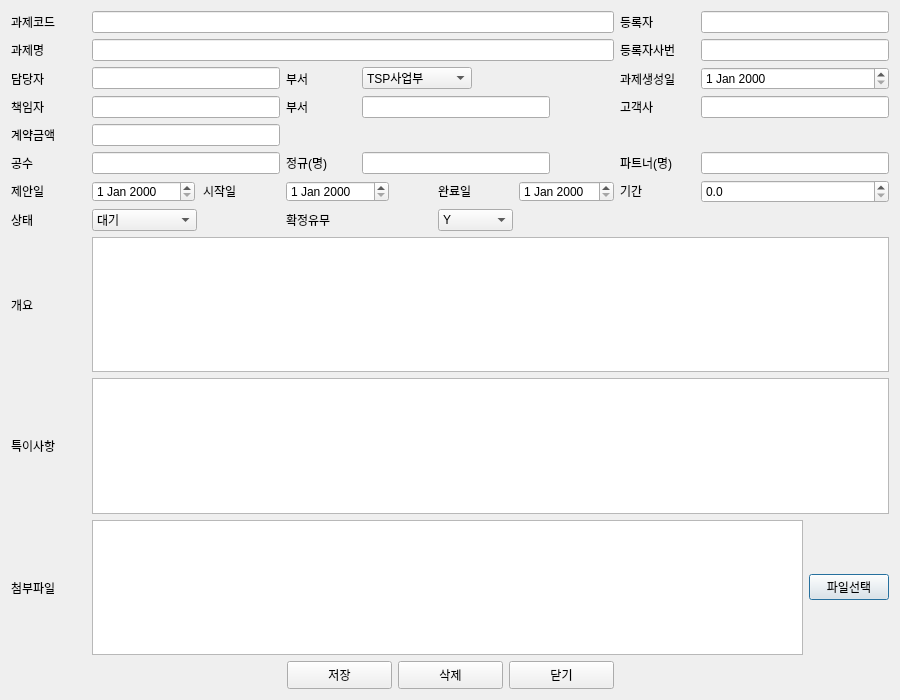
<?xml version="1.0" encoding="UTF-8"?>
<ui version="4.0">
 <class>Dialog</class>
 <widget class="QDialog" name="Dialog">
  <property name="geometry">
   <rect>
    <x>0</x>
    <y>0</y>
    <width>900</width>
    <height>700</height>
   </rect>
  </property>
  <property name="windowTitle">
   <string>Dialog</string>
  </property>
  <layout class="QGridLayout" name="gridLayout_2">
   <item row="0" column="0">
    <layout class="QVBoxLayout" name="verticalLayout">
     <item>
      <layout class="QGridLayout" name="gridLayout_12">
       <item row="5" column="3">
        <widget class="QLabel" name="label_14">
         <property name="text">
          <string>정규(명)</string>
         </property>
        </widget>
       </item>
       <item row="2" column="3">
        <widget class="QLabel" name="label_19">
         <property name="text">
          <string>부서</string>
         </property>
        </widget>
       </item>
       <item row="0" column="8">
        <widget class="QLineEdit" name="pm_save_name">
         <property name="minimumSize">
          <size>
           <width>188</width>
           <height>0</height>
          </size>
         </property>
         <property name="maximumSize">
          <size>
           <width>188</width>
           <height>16777215</height>
          </size>
         </property>
        </widget>
       </item>
       <item row="6" column="5">
        <widget class="QLabel" name="label_18">
         <property name="minimumSize">
          <size>
           <width>75</width>
           <height>20</height>
          </size>
         </property>
         <property name="maximumSize">
          <size>
           <width>75</width>
           <height>20</height>
          </size>
         </property>
         <property name="text">
          <string>완료일</string>
         </property>
        </widget>
       </item>
       <item row="10" column="0">
        <widget class="QLabel" name="label_11">
         <property name="text">
          <string>첨부파일</string>
         </property>
        </widget>
       </item>
       <item row="2" column="8">
        <widget class="QDateEdit" name="pm_create_date"/>
       </item>
       <item row="7" column="1">
        <widget class="QComboBox" name="pm_status">
         <item>
          <property name="text">
           <string>대기</string>
          </property>
         </item>
         <item>
          <property name="text">
           <string>제안</string>
          </property>
         </item>
         <item>
          <property name="text">
           <string>실행</string>
          </property>
         </item>
         <item>
          <property name="text">
           <string>완료</string>
          </property>
         </item>
         <item>
          <property name="text">
           <string>취소</string>
          </property>
         </item>
        </widget>
       </item>
       <item row="3" column="8">
        <widget class="QLineEdit" name="pm_business">
         <property name="minimumSize">
          <size>
           <width>188</width>
           <height>0</height>
          </size>
         </property>
         <property name="maximumSize">
          <size>
           <width>188</width>
           <height>16777215</height>
          </size>
         </property>
        </widget>
       </item>
       <item row="0" column="1" colspan="6">
        <widget class="QLineEdit" name="pm_code"/>
       </item>
       <item row="3" column="1" colspan="2">
        <widget class="QLineEdit" name="pm_manager">
         <property name="minimumSize">
          <size>
           <width>188</width>
           <height>0</height>
          </size>
         </property>
         <property name="maximumSize">
          <size>
           <width>188</width>
           <height>16777215</height>
          </size>
         </property>
        </widget>
       </item>
       <item row="1" column="1" colspan="6">
        <widget class="QLineEdit" name="pm_name"/>
       </item>
       <item row="8" column="1" colspan="8">
        <widget class="QTextEdit" name="pm_outline"/>
       </item>
       <item row="5" column="4" colspan="3">
        <widget class="QLineEdit" name="pm_full">
         <property name="minimumSize">
          <size>
           <width>188</width>
           <height>0</height>
          </size>
         </property>
         <property name="maximumSize">
          <size>
           <width>188</width>
           <height>16777215</height>
          </size>
         </property>
        </widget>
       </item>
       <item row="3" column="4" colspan="3">
        <widget class="QLineEdit" name="pm_bu">
         <property name="minimumSize">
          <size>
           <width>188</width>
           <height>0</height>
          </size>
         </property>
         <property name="maximumSize">
          <size>
           <width>188</width>
           <height>16777215</height>
          </size>
         </property>
        </widget>
       </item>
       <item row="5" column="8">
        <widget class="QLineEdit" name="pm_part">
         <property name="minimumSize">
          <size>
           <width>188</width>
           <height>0</height>
          </size>
         </property>
         <property name="maximumSize">
          <size>
           <width>188</width>
           <height>16777215</height>
          </size>
         </property>
        </widget>
       </item>
       <item row="10" column="1" colspan="8">
        <layout class="QGridLayout" name="gridLayout">
         <item row="0" column="1">
          <widget class="QPushButton" name="attchFileBtn">
           <property name="text">
            <string>파일선택</string>
           </property>
          </widget>
         </item>
         <item row="0" column="0">
          <widget class="QTableWidget" name="pm_file">
           <property name="editTriggers">
            <set>QAbstractItemView::NoEditTriggers</set>
           </property>
           <property name="tabKeyNavigation">
            <bool>true</bool>
           </property>
           <property name="showDropIndicator" stdset="0">
            <bool>false</bool>
           </property>
           <property name="dragDropOverwriteMode">
            <bool>false</bool>
           </property>
           <property name="cornerButtonEnabled">
            <bool>false</bool>
           </property>
           <attribute name="horizontalHeaderVisible">
            <bool>false</bool>
           </attribute>
           <attribute name="verticalHeaderVisible">
            <bool>false</bool>
           </attribute>
           <column>
            <property name="text">
             <string>파일명</string>
            </property>
           </column>
           <column>
            <property name="text">
             <string/>
            </property>
           </column>
          </widget>
         </item>
        </layout>
       </item>
       <item row="2" column="1" colspan="2">
        <widget class="QLineEdit" name="pm_nori_manager">
         <property name="minimumSize">
          <size>
           <width>188</width>
           <height>0</height>
          </size>
         </property>
         <property name="maximumSize">
          <size>
           <width>188</width>
           <height>16777215</height>
          </size>
         </property>
        </widget>
       </item>
       <item row="7" column="0">
        <widget class="QLabel" name="label_8">
         <property name="text">
          <string>상태</string>
         </property>
        </widget>
       </item>
       <item row="6" column="8">
        <widget class="QDoubleSpinBox" name="pm_work_date">
         <property name="minimumSize">
          <size>
           <width>188</width>
           <height>0</height>
          </size>
         </property>
         <property name="maximumSize">
          <size>
           <width>188</width>
           <height>16777215</height>
          </size>
         </property>
         <property name="decimals">
          <number>1</number>
         </property>
         <property name="singleStep">
          <double>0.100000000000000</double>
         </property>
        </widget>
       </item>
       <item row="2" column="0">
        <widget class="QLabel" name="label_3">
         <property name="text">
          <string>담당자</string>
         </property>
        </widget>
       </item>
       <item row="3" column="3">
        <widget class="QLabel" name="label_4">
         <property name="text">
          <string>부서</string>
         </property>
        </widget>
       </item>
       <item row="5" column="0">
        <widget class="QLabel" name="label_13">
         <property name="text">
          <string>공수</string>
         </property>
        </widget>
       </item>
       <item row="4" column="1" colspan="2">
        <widget class="QLineEdit" name="pm_price">
         <property name="minimumSize">
          <size>
           <width>188</width>
           <height>0</height>
          </size>
         </property>
         <property name="maximumSize">
          <size>
           <width>188</width>
           <height>16777215</height>
          </size>
         </property>
         <property name="inputMask">
          <string/>
         </property>
        </widget>
       </item>
       <item row="4" column="0">
        <widget class="QLabel" name="label_6">
         <property name="text">
          <string>계약금액</string>
         </property>
        </widget>
       </item>
       <item row="7" column="3">
        <widget class="QLabel" name="label_12">
         <property name="text">
          <string>확정유무</string>
         </property>
        </widget>
       </item>
       <item row="2" column="4" colspan="2">
        <widget class="QComboBox" name="pm_nori_bu">
         <property name="minimumSize">
          <size>
           <width>110</width>
           <height>0</height>
          </size>
         </property>
         <property name="maximumSize">
          <size>
           <width>110</width>
           <height>16777215</height>
          </size>
         </property>
         <item>
          <property name="text">
           <string>TSP사업부</string>
          </property>
         </item>
         <item>
          <property name="text">
           <string>TC사업부</string>
          </property>
         </item>
         <item>
          <property name="text">
           <string>FAB사업부</string>
          </property>
         </item>
         <item>
          <property name="text">
           <string>MIS사업부</string>
          </property>
         </item>
        </widget>
       </item>
       <item row="2" column="7">
        <widget class="QLabel" name="label_20">
         <property name="text">
          <string>과제생성일</string>
         </property>
        </widget>
       </item>
       <item row="7" column="5">
        <widget class="QComboBox" name="pm_confirmed">
         <property name="layoutDirection">
          <enum>Qt::LeftToRight</enum>
         </property>
         <item>
          <property name="text">
           <string>Y</string>
          </property>
         </item>
         <item>
          <property name="text">
           <string>N</string>
          </property>
         </item>
        </widget>
       </item>
       <item row="6" column="3" colspan="2">
        <widget class="QDateEdit" name="pm_start_date">
         <property name="minimumSize">
          <size>
           <width>103</width>
           <height>21</height>
          </size>
         </property>
         <property name="maximumSize">
          <size>
           <width>103</width>
           <height>21</height>
          </size>
         </property>
        </widget>
       </item>
       <item row="3" column="0">
        <widget class="QLabel" name="label_21">
         <property name="text">
          <string>책임자</string>
         </property>
        </widget>
       </item>
       <item row="9" column="1" colspan="8">
        <widget class="QTextEdit" name="pm_bego"/>
       </item>
       <item row="0" column="7">
        <widget class="QLabel" name="label_22">
         <property name="text">
          <string>등록자</string>
         </property>
        </widget>
       </item>
       <item row="5" column="7">
        <widget class="QLabel" name="label_15">
         <property name="text">
          <string>파트너(명)</string>
         </property>
        </widget>
       </item>
       <item row="8" column="0">
        <widget class="QLabel" name="label_9">
         <property name="text">
          <string>개요</string>
         </property>
        </widget>
       </item>
       <item row="0" column="0">
        <widget class="QLabel" name="label">
         <property name="text">
          <string>과제코드</string>
         </property>
        </widget>
       </item>
       <item row="5" column="1" colspan="2">
        <widget class="QLineEdit" name="pm_workload">
         <property name="minimumSize">
          <size>
           <width>188</width>
           <height>0</height>
          </size>
         </property>
         <property name="maximumSize">
          <size>
           <width>188</width>
           <height>16777215</height>
          </size>
         </property>
        </widget>
       </item>
       <item row="3" column="7">
        <widget class="QLabel" name="label_5">
         <property name="text">
          <string>고객사</string>
         </property>
        </widget>
       </item>
       <item row="6" column="2">
        <widget class="QLabel" name="label_17">
         <property name="minimumSize">
          <size>
           <width>75</width>
           <height>20</height>
          </size>
         </property>
         <property name="maximumSize">
          <size>
           <width>75</width>
           <height>20</height>
          </size>
         </property>
         <property name="text">
          <string>시작일</string>
         </property>
        </widget>
       </item>
       <item row="6" column="1">
        <widget class="QDateEdit" name="pm_suggest_date">
         <property name="minimumSize">
          <size>
           <width>103</width>
           <height>21</height>
          </size>
         </property>
         <property name="maximumSize">
          <size>
           <width>103</width>
           <height>21</height>
          </size>
         </property>
        </widget>
       </item>
       <item row="9" column="0">
        <widget class="QLabel" name="label_10">
         <property name="text">
          <string>특이사항</string>
         </property>
        </widget>
       </item>
       <item row="1" column="7">
        <widget class="QLabel" name="label_23">
         <property name="text">
          <string>등록자사번</string>
         </property>
        </widget>
       </item>
       <item row="6" column="0">
        <widget class="QLabel" name="label_16">
         <property name="minimumSize">
          <size>
           <width>75</width>
           <height>20</height>
          </size>
         </property>
         <property name="maximumSize">
          <size>
           <width>75</width>
           <height>20</height>
          </size>
         </property>
         <property name="text">
          <string>제안일</string>
         </property>
        </widget>
       </item>
       <item row="6" column="6">
        <widget class="QDateEdit" name="pm_end_date">
         <property name="maximumSize">
          <size>
           <width>103</width>
           <height>21</height>
          </size>
         </property>
         <property name="sizeIncrement">
          <size>
           <width>103</width>
           <height>21</height>
          </size>
         </property>
        </widget>
       </item>
       <item row="6" column="7">
        <widget class="QLabel" name="label_7">
         <property name="minimumSize">
          <size>
           <width>75</width>
           <height>20</height>
          </size>
         </property>
         <property name="maximumSize">
          <size>
           <width>75</width>
           <height>20</height>
          </size>
         </property>
         <property name="text">
          <string>기간</string>
         </property>
        </widget>
       </item>
       <item row="1" column="0">
        <widget class="QLabel" name="label_2">
         <property name="text">
          <string>과제명</string>
         </property>
        </widget>
       </item>
       <item row="1" column="8">
        <widget class="QLineEdit" name="pm_save_sa">
         <property name="minimumSize">
          <size>
           <width>188</width>
           <height>0</height>
          </size>
         </property>
         <property name="maximumSize">
          <size>
           <width>188</width>
           <height>16777215</height>
          </size>
         </property>
        </widget>
       </item>
      </layout>
     </item>
     <item>
      <layout class="QGridLayout" name="gridLayout_11">
       <item row="0" column="3">
        <widget class="QPushButton" name="cnlBtn">
         <property name="minimumSize">
          <size>
           <width>105</width>
           <height>28</height>
          </size>
         </property>
         <property name="maximumSize">
          <size>
           <width>105</width>
           <height>28</height>
          </size>
         </property>
         <property name="text">
          <string>닫기</string>
         </property>
        </widget>
       </item>
       <item row="0" column="0">
        <spacer name="horizontalSpacer">
         <property name="orientation">
          <enum>Qt::Horizontal</enum>
         </property>
         <property name="sizeHint" stdset="0">
          <size>
           <width>40</width>
           <height>20</height>
          </size>
         </property>
        </spacer>
       </item>
       <item row="0" column="1">
        <widget class="QPushButton" name="saveBtn">
         <property name="minimumSize">
          <size>
           <width>105</width>
           <height>28</height>
          </size>
         </property>
         <property name="maximumSize">
          <size>
           <width>105</width>
           <height>28</height>
          </size>
         </property>
         <property name="text">
          <string>저장</string>
         </property>
        </widget>
       </item>
       <item row="0" column="4">
        <spacer name="horizontalSpacer_2">
         <property name="orientation">
          <enum>Qt::Horizontal</enum>
         </property>
         <property name="sizeHint" stdset="0">
          <size>
           <width>40</width>
           <height>20</height>
          </size>
         </property>
        </spacer>
       </item>
       <item row="0" column="2">
        <widget class="QPushButton" name="delBtn">
         <property name="minimumSize">
          <size>
           <width>105</width>
           <height>28</height>
          </size>
         </property>
         <property name="maximumSize">
          <size>
           <width>105</width>
           <height>28</height>
          </size>
         </property>
         <property name="text">
          <string>삭제</string>
         </property>
        </widget>
       </item>
      </layout>
     </item>
    </layout>
   </item>
  </layout>
 </widget>
 <resources/>
 <connections/>
</ui>
